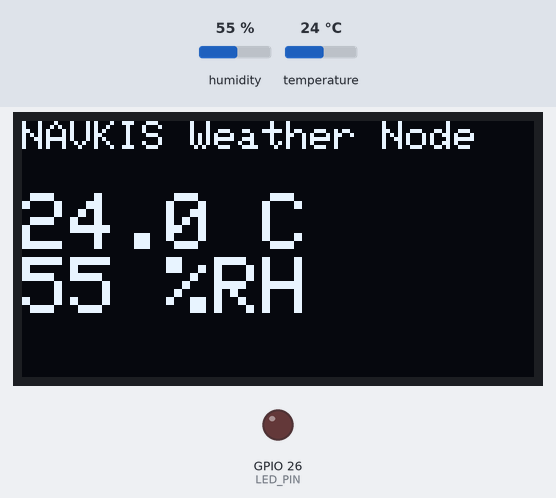
Bench run of a sketch on a simulated ESP32. Shown: 128×64 one-colour display, output pins drawn as LEDs (lit = HIGH). The inputs (shaded band) are chosen by the test bench; at power-on: temperature 24 °C, humidity 55 %. What the sketch prints to the serial monitor is not drawn.

Above: at 2.8 s.
2.9 s: temperature set to 34.2 °C
At 4.9 s:
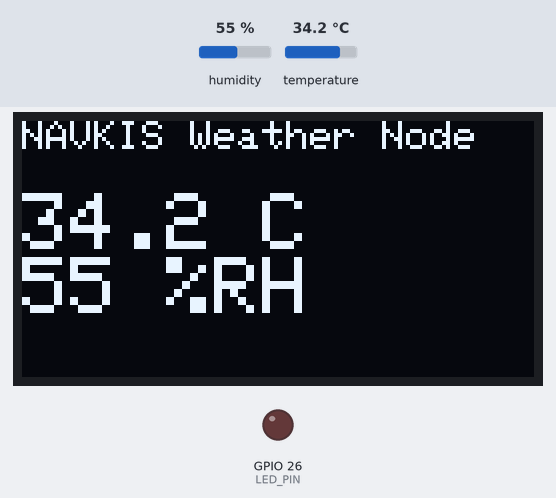
5.6 s: temperature set to 35.5 °C
At 6.5 s:
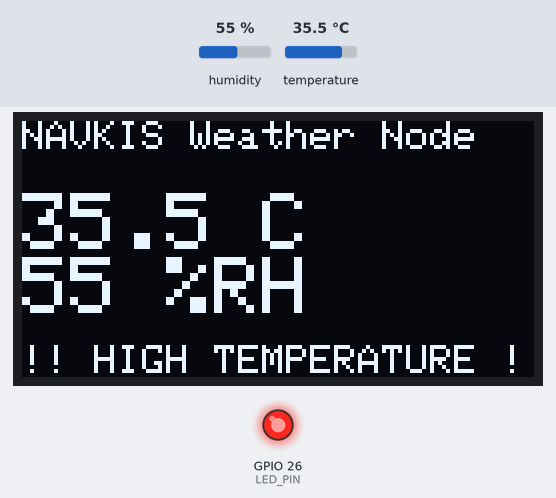
8.3 s: humidity set to 22 %
At 11.0 s:
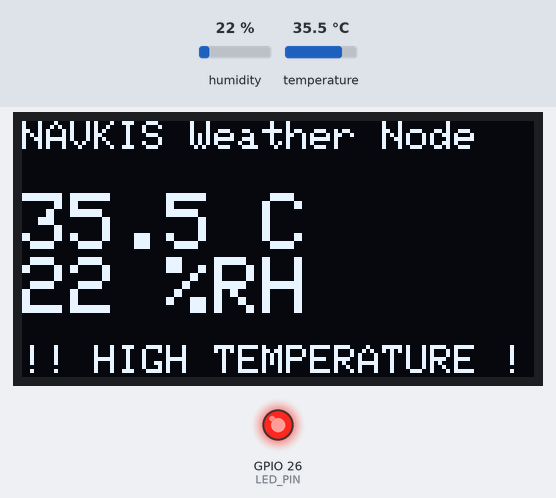
11.7 s: temperature set to 12 °C
At 12.6 s:
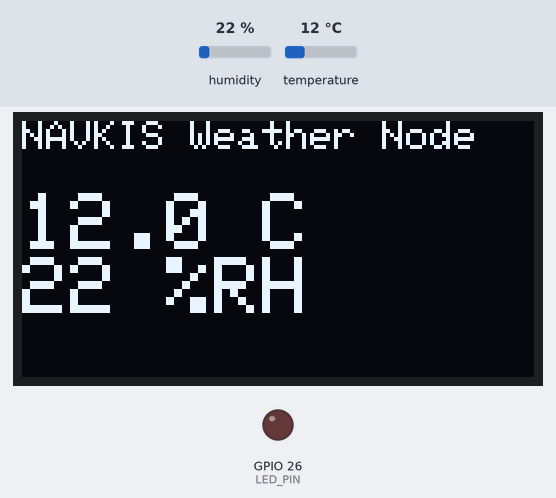
14.4 s: humidity set to 40 %
At 17.1 s:
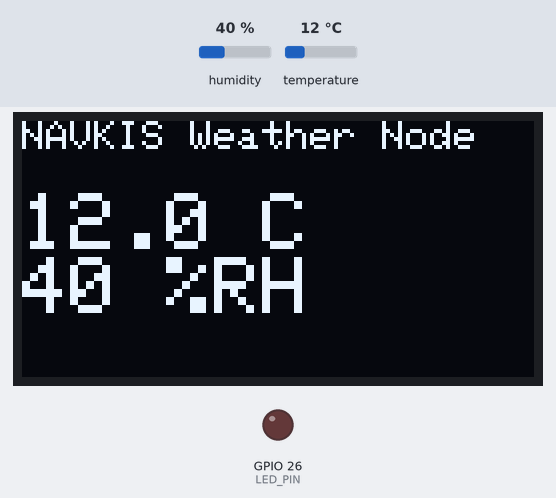
Timing chart, 0 to 18.6 s (numbered marks = the images above; inputs shaded):
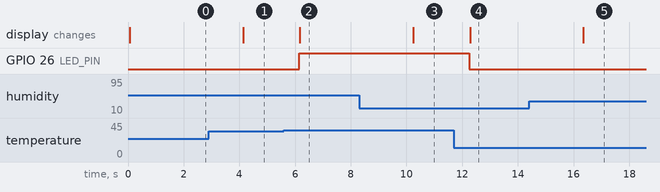

Measured:
- the behaviour switches between 35 and 35.1 °C on temperature (found by bisection; images 1 and 2)
- after the input at 2.9 s, the display: changes after 1.2 s (image 1)
- after the input at 5.6 s, GPIO 26 (LED_PIN): LOW → HIGH after 0.55 s; the display: changes after 0.57 s (image 2)
- after the input at 8.3 s, the display: changes after 1.9 s (image 3)
- after the input at 11.7 s, GPIO 26 (LED_PIN): HIGH → LOW after 0.56 s; the display: changes after 0.58 s (image 4)
- after the input at 14.4 s, the display: changes after 2.0 s (image 5)

The sketch:

sketch.ino
```cpp
// Lab 4 - Sensor + Display over I2C
// DHT22 data -> GPIO 15, SSD1306 OLED on I2C (SDA = GPIO 21, SCL = GPIO 22),
// alarm LED on GPIO 26 switches on above TEMP_ALARM.
#include <Wire.h>
#include <Adafruit_GFX.h>
#include <Adafruit_SSD1306.h>
#include "DHTesp.h"

const int DHT_PIN = 15;
const int LED_PIN = 26;
const float TEMP_ALARM = 35.0;      // degrees C

Adafruit_SSD1306 oled(128, 64, &Wire, -1);
DHTesp dht;

void setup() {
  Serial.begin(115200);
  pinMode(LED_PIN, OUTPUT);
  dht.setup(DHT_PIN, DHTesp::DHT22);

  if (!oled.begin(SSD1306_SWITCHCAPVCC, 0x3C)) {   // 0x3C = OLED I2C address
    Serial.println("OLED not found - check SDA/SCL wiring");
    while (true) delay(10);
  }
  oled.clearDisplay();
  oled.setTextColor(SSD1306_WHITE);
}

void loop() {
  TempAndHumidity d = dht.getTempAndHumidity();
  if (dht.getStatus() != 0) {
    Serial.println("DHT error: " + String(dht.getStatusString()));
    delay(2000);
    return;
  }
  bool alarm = d.temperature > TEMP_ALARM;
  digitalWrite(LED_PIN, alarm);

  Serial.printf("temp:%.1f hum:%.1f alarm:%d\n", d.temperature, d.humidity, alarm);

  oled.clearDisplay();
  oled.setTextSize(1);
  oled.setCursor(0, 0);
  oled.println("NAVKIS Weather Node");
  oled.setTextSize(2);
  oled.setCursor(0, 18);
  oled.printf("%.1f C\n", d.temperature);
  oled.printf("%.0f %%RH", d.humidity);
  if (alarm) {
    oled.setTextSize(1);
    oled.setCursor(0, 56);
    oled.print("!! HIGH TEMPERATURE !!");
  }
  oled.display();
  delay(2000);                        // DHT22 can be read at most every 2 s
}
```
